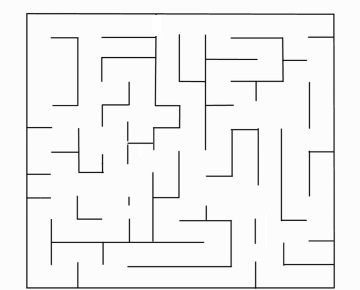
#> input picture Robot Perception/Final Project/maze_solver/maze.jpg, 360 x 290 px
$ python maze_tmp.py
#> lines starting #> are read from the running program, lines starting #| are printed output that depends on the picture; after the words box and inside, x2 and y2 are one past the last pixel; in counts of white or black regions, pixels touching at a corner belong together
#> further down, img is the input picture: shape (290, 360); min 6, max 255, mean 242.1
import cv2
import matplotlib.pyplot as plt
import numpy as np
import heapq
from pathlib import Path
from time import strftime
import time
# We define this class for the graph


class Vertex:
    def __init__(self, x_coord, y_coord):
        self.x = x_coord  # x_cord of vertex
        self.y = y_coord  # y_cord of vertex
        self.d = float('inf')  # distance from source
        self.parent_x = None
        self.parent_y = None
        self.processed = False
        self.index_in_queue = None


class maze_solver():
    def __init__(self, src, dst, img=None, img_path=None, dilatation_size=2):
        if img.all() != None:
            self.img = self.proc_img(
                image=img, dilatation_size=dilatation_size)
        else:
            self.img = self.proc_img(
                image_path=img_path, dilatation_size=dilatation_size)
        self.src = src
        self.dst = dst

    # Return neighbor directly above, below, right, and left
    def get_neighbors(self, mat, r, c):
        shape = mat.shape
        neighbors = []
        # if within the image and not processed append into neighbours array
        if r > 0 and not mat[r-1][c].processed:
            neighbors.append(mat[r-1][c])
        if r < shape[0] - 1 and not mat[r+1][c].processed:
            neighbors.append(mat[r+1][c])
        if c > 0 and not mat[r][c-1].processed:
            neighbors.append(mat[r][c-1])
        if c < shape[1] - 1 and not mat[r][c+1].processed:
            neighbors.append(mat[r][c+1])
        return neighbors

    # We use priority queue to store the unprocessed nodes of the graph we define the reheap up and reheap down functions
    def reheap_up(self, queue, index):
        if index <= 0:
            return queue
        p_index = (index-1)//2
        if queue[index].d < queue[p_index].d:
            queue[index], queue[p_index] = queue[p_index], queue[index]
            queue[index].index_in_queue = index
            queue[p_index].index_in_queue = p_index
            quque = self.reheap_up(queue, p_index)
        return queue

    def reheap_down(self, queue, index):
        length = len(queue)
        lc_index = 2*index+1
        rc_index = lc_index+1
        if lc_index >= length:
            return queue
        if lc_index < length and rc_index >= length:  # just left child
            if queue[index].d > queue[lc_index].d:
                queue[index], queue[lc_index] = queue[lc_index], queue[index]
                queue[index].index_in_queue = index
                queue[lc_index].index_in_queue = lc_index
                queue = self.reheap_down(queue, lc_index)
        else:
            small = lc_index
            if queue[lc_index].d > queue[rc_index].d:
                small = rc_index
            if queue[small].d < queue[index].d:
                queue[index], queue[small] = queue[small], queue[index]
                queue[index].index_in_queue = index
                queue[small].index_in_queue = small
                queue = self.reheap_down(queue, small)
        return queue

    # Calculating eucledian distance btw two nodes .1 is added to ensure that distance is non zero value

    def get_distance(self, img, u, v):
        return 0.1 + (float(img[v][0])-float(img[u][0]))**2+(float(img[v][1])-float(img[u][1]))**2+(float(img[v][2])-float(img[u][2]))**2

    # Function used to visualize the path

    def drawPath(self, path, thickness=1):
        '''path contains all the cordinates of vertexes'''
        cv2.circle(self.img, self.src, 2, 120, 8)
        cv2.circle(self.img, self.dst, 2, 120, 8)
        x0, y0 = path[0]
        for vertex in path[1:]:
            x1, y1 = vertex
            cv2.line(self.img, (x0, y0), (x1, y1), 120, thickness)
            x0, y0 = vertex
        # cv2.imwrite("Maze_out.jpg",self.img)

    def find_shortest_path(self):
        src = self.src
        dst = self.dst
        img = self.img
        pq = []  # min-heap priority queue
        source_x = src[0]
        source_y = src[1]
        dest_x = dst[0]
        dest_y = dst[1]
        imagerows, imagecols = img.shape[0], img.shape[1]
        # Creates an empty 2d numpy array
        matrix = np.full((imagerows, imagecols), None)
        for r in range(imagerows):
            for c in range(imagecols):
                matrix[r][c] = Vertex(c, r)  # Constructor call
                matrix[r][c].index_in_queue = len(pq)
                pq.append(matrix[r][c])
        matrix[source_y][source_x].d = 0
        pq = self.reheap_up(pq, matrix[source_y][source_x].index_in_queue)

        while len(pq) > 0:
            u = pq[0]
            u.processed = True
            # Pop gives last element, so we exchange the first element with the last element
            pq[0] = pq[-1]
            pq[0].index_in_queue = 0
            pq.pop()
            pq = self.reheap_down(pq, 0)
            # Dijkistra algorithm
            neighbors = self.get_neighbors(matrix, u.y, u.x)
            for v in neighbors:
                dist = self.get_distance(img, (u.y, u.x), (v.y, v.x))
                if u.d + dist < v.d:
                    v.d = u.d+dist
                    v.parent_x = u.x
                    v.parent_y = u.y
                    idx = v.index_in_queue
                    pq = self.reheap_down(pq, idx)
                    pq = self.reheap_up(pq, idx)

        path = []
        d1 = matrix[dest_y][dest_x]
        path.append((dest_x, dest_y))
        while (d1.y != source_y or d1.x != source_x):
            path.append((d1.x, d1.y))
            d1 = matrix[d1.parent_y][d1.parent_x]

        path.append((source_x, source_y))
        return path

    def proc_img(self, img_path: str = None, image=None, show_img=False, save_img=False, dilatation_size=2):
#> called with show_img = False, save_img = False, dilatation_size = 2
        if image.all() == None:
            image = cv2.imread(img_path, cv2.IMREAD_GRAYSCALE)

        # Step 1: Thresholding to get a binary image
        # Invert colors for skeletonization
        _, binary_image = cv2.threshold(image, 127, 255, cv2.THRESH_BINARY_INV)
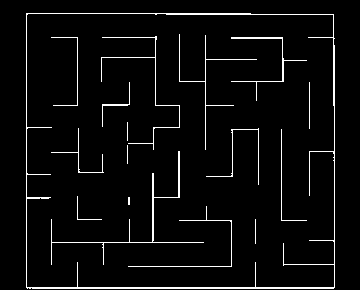
#> binary_image: shape (290, 360); 4.1% white in thin lines or dots, all inside (x1, y1, x2, y2) = (26, 13, 335, 289)

        # plt.imshow(binary_image)
        # plt.show()

        # dilatation_size = dilatation_size
        element = cv2.getStructuringElement(cv2.MORPH_RECT, (2 * dilatation_size + 1, 2 * dilatation_size + 1),
                                            (dilatation_size, dilatation_size))
        dilated_edges = cv2.dilate(binary_image, element)
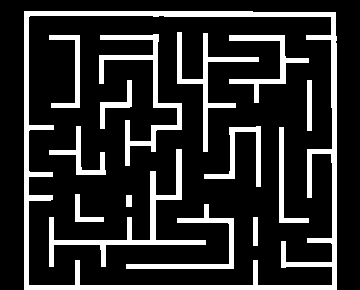
#> dilated_edges: shape (290, 360); 18% white; 15 white regions

        # plt.imshow(dilated_edges)
        # plt.show()

        # Find contours and get bounding box of the largest contour (the maze boundary)
        contours, _ = cv2.findContours(
            dilated_edges, cv2.RETR_EXTERNAL, cv2.CHAIN_APPROX_SIMPLE)
#> contours = 1 contour; box (x1, y1, x2, y2) and area: (24, 11, 337, 290) 86627
        largest_contour = max(contours, key=cv2.contourArea)
#> largest_contour = contour of 12 points, box (x1, y1, x2, y2) (24, 11, 337, 290), area 86627
        x, y, w, h = cv2.boundingRect(largest_contour)
#> x = 24; y = 11; w = 313; h = 279
        diff = 2
        # Crop the image to the bounding box of the mazezx
        cropped_image = dilated_edges[y+diff:y+h-diff, x+diff:x+w-diff]
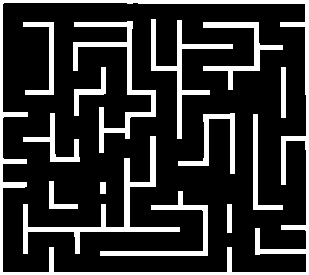
#> cropped_image: shape (275, 309); 19.4% white; 15 white regions, largest, box (x1, y1, x2, y2) and area: (0, 0, 309, 275) 5343, (23, 136, 180, 254) 2060, (73, 21, 156, 153) 1839
        # cropped_image = dilated_edges[y:y+h, x:x+w]
        # plt.imshow(cropped_image)
        # plt.show()

        inv_cropped_img = cv2.bitwise_not(cropped_image)
        if show_img:
            plt.imshow(inv_cropped_img)
            plt.show()
        if save_img:
            plt.imsave(
                f'img/maze_proc_{strftime("%Y%m%d_%H%M%S")}.png', inv_cropped_img)

        # img = cv2.imread('img/maze_proc_20241029_075525.png')
        # img = cv2.cvtColor(inv_cropped_img, cv2.COLOR_GRAY2BGR)

        return img

    def gen_path(self, p):
        GRID_X_ZERO = -5
        GRID_Y_ZERO = -11
        GRID_SHAPE = 12
        p = p[::-1]
        p_grid_coordinates = np.hstack((((np.array(p)[:, 0] // (self.img.shape[1]/GRID_SHAPE)) + GRID_X_ZERO).reshape(-1, 1), np.abs(
            (np.array(p)[:, 1] // (self.img.shape[0]/GRID_SHAPE)) + GRID_Y_ZERO).reshape(-1, 1)))
        p_grid_coordinates_unique = p_grid_coordinates[np.concatenate(
            ([True], np.any(p_grid_coordinates[1:] != p_grid_coordinates[:-1], axis=1)))]
        return (p_grid_coordinates_unique)

if __name__ == '__main__':
    # Load and convert the image to grayscale
    # image_path = Path('Robot Perception (ROB-GY 6203)\maze_solver\img\maze_2_2.jpg').absolute().__str__()
    st=time.time()
    img = cv2.imread(
        'maze.jpg', cv2.IMREAD_GRAYSCALE)
    # cv2.imshow('img', img)
    # cv2.waitKey(0)
    # cv2.destroyAllWindows()

    src = (150, 265)
    dst = (10, 10)
    maze_solver_obj = maze_solver(src=src, dst=dst, img=img)
    # [13 lines of commented-out code are left out]
    p = maze_solver_obj.find_shortest_path()
#> (the run stopped early here; a loop or call above may not have finished)
